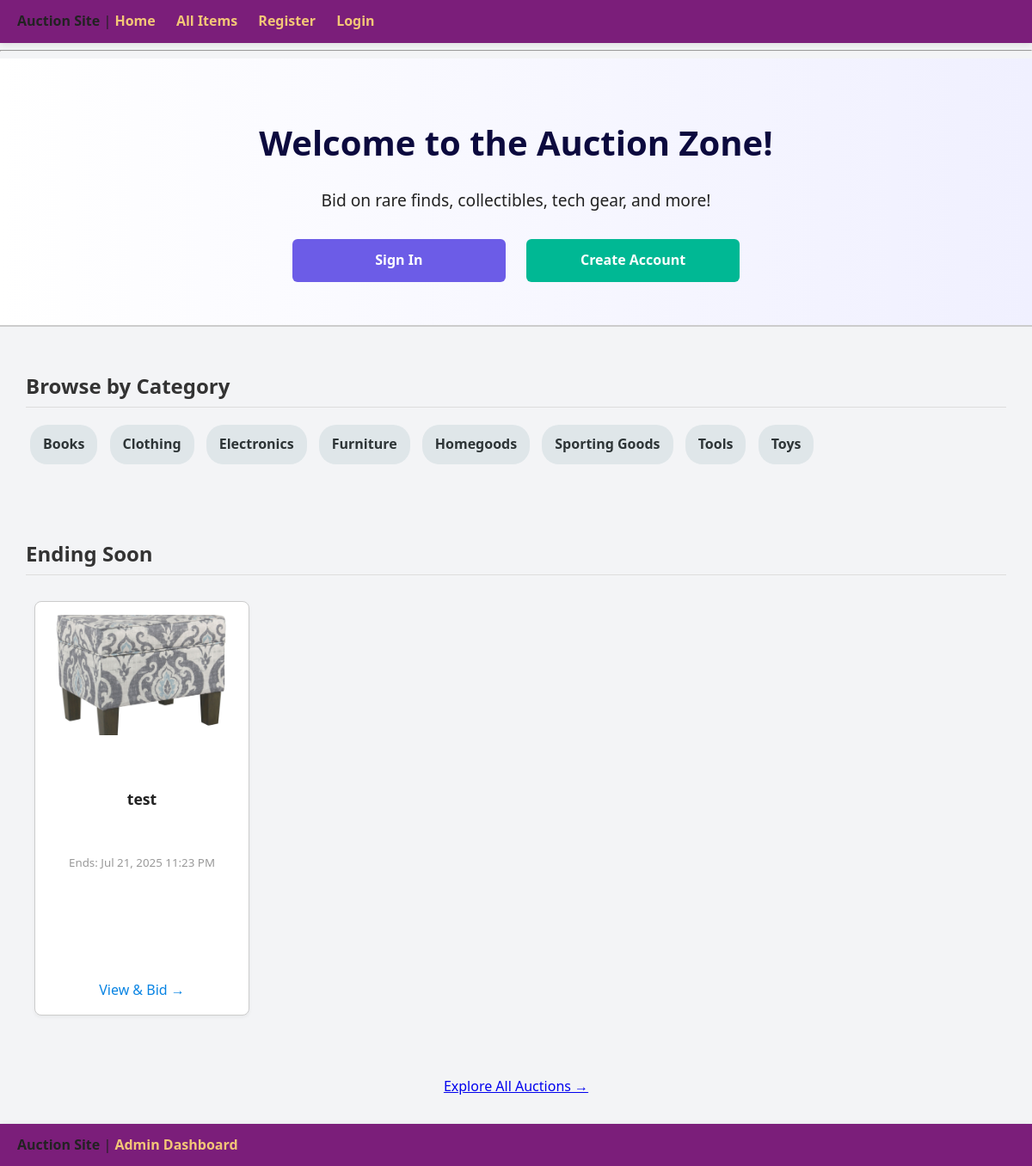
The page / on the database its author committed.
### tables this page shows
CREATE TABLE `categories` (
  `id` int(11) NOT NULL,
  `name` varchar(100) NOT NULL
);

CREATE TABLE `items` (
  `id` int(11) NOT NULL,
  `title` varchar(100) NOT NULL,
  `description` text DEFAULT NULL,
  `category_id` int(11) NOT NULL,
  `price` decimal(10,2) DEFAULT NULL,
  `user_id` int(11) DEFAULT NULL,
  `created_at` timestamp NOT NULL DEFAULT current_timestamp(),
  `start_time` datetime DEFAULT current_timestamp(),
  `end_time` datetime DEFAULT NULL,
  `image_path` varchar(255) DEFAULT NULL,
  `status` enum('active','ended','sold') DEFAULT 'active',
  `winner_user_id` int(11) DEFAULT NULL,
  `minimum_increment` decimal(10,2) DEFAULT 0.01
);

### index.php (the view, shortened to what this page needs)
<?php
include 'connection.php';
include 'header.php';
$soon_stmt = $conn->prepare("
    SELECT id, title, image_path, end_time
    FROM items
    WHERE end_time > NOW()
    ORDER BY end_time ASC
    LIMIT 4
");
$soon_stmt->execute();
$soon_items = $soon_stmt->get_result();
$cat_result = $conn->query("SELECT id, name FROM categories ORDER BY name");
?>
<div class="hero">
  <h1>Welcome to the Auction Zone!</h1>
  <p>Bid on rare finds, collectibles, tech gear, and more!</p>
  <?php if (!isset($_SESSION['user_id'])): ?>
    <a href="login.php" class="login-btn">Sign In</a>
    <a href="register.php" class="register-btn">Create Account</a>
  <?php else: ?>
    <a href="all_items.php" class="login-btn">Browse All Auctions</a>
    <a href="my_items.php" class="register-btn">My Listings</a>
  <?php endif; ?>
</div>
<div class="section">
  <h2>Browse by Category</h2>
  <?php while ($cat = $cat_result->fetch_assoc()): ?>
    <a href="all_items.php?category=<?= $cat['id'] ?>" class="category-link">
      <?= htmlspecialchars($cat['name']) ?>
    </a>
  <?php endwhile; ?>
</div>
<div class="section">
  <h2>Ending Soon</h2>
  <div class="grid">
    <?php while ($item = $soon_items->fetch_assoc()): ?>
      <div class="card">
        <?php if (!empty($item['image_path']) && file_exists($item['image_path'])): ?>
          <img src="<?= $item['image_path'] ?>" alt="Auction Image">
        <?php endif; ?>
        <div class="card-title"><?= htmlspecialchars($item['title']) ?></div>
        <small>Ends: <?= date("M d, Y g:i A", strtotime($item['end_time'])) ?></small>
        <br>
        <a href="item.php?id=<?= $item['id'] ?>">View & Bid →</a>
      </div>
    <?php endwhile; ?>
  </div>
</div>
<p style="text-align:center; margin: 30px;">
  <a href="all_items.php">Explore All Auctions →</a>
</p>
<?php include 'footer.php'; ?>

### header.php (shortened to what this page needs)
<!DOCTYPE html>
<html>
<head>
  <link rel="stylesheet" href="style.css">
</head>
<body>
<nav>
  <strong>Auction Site</strong> |
  <a href="index.php">Home</a>
  <a href="all_items.php">All Items</a>
  <?php if (isset($_SESSION['user_id'])): ?>
    <a href="my_bids.php">My Bids</a>
    <a href="my_items.php">My Listings</a>
    <a href="add_item.php">Add Item</a>
    <a href="profile.php">My Profile</a>
    <a href="logout.php">Logout</a>
  <?php else: ?>
    <a href="register.php">Register</a>
    <a href="login.php">Login</a>
  <?php endif; ?>
</nav>
<hr>

### footer.php
</body>
<nav>
  <strong>Auction Site</strong> |
  <a href="admin_login.php">Admin Dashboard</a>
</nav>
</html>

### style.css (style rules this page uses)
:root { --russian-violet: #0c0a3e; --purple: #7b1e7a; --raspberry-rose: #b33f62; --bittersweet: #f9564f; --sunset: #f3c677; --light-gray: #f5f5f5; --text-dark: #222; --border-radius: 10px; --box-shadow: 0 2px 8px rgba(0, 0, 0, 0.1); }
body { font-family: 'Segoe UI', Tahoma, Geneva, Verdana, sans-serif; margin: 0; padding: 0; background-color: var(--light-gray); color: var(--text-dark); line-height: 1.6; }
nav { background-color: var(--purple); padding: 12px 20px; box-shadow: var(--box-shadow); }
nav a { color: var(--sunset); margin-right: 20px; font-weight: bold; font-size: 16px; text-decoration: none; }
h1, h2, h3 { color: var(--russian-violet); }
.login-btn, .register-btn { background-color: var(--bittersweet); color: white; padding: 12px 20px; margin: 10px; border-radius: var(--border-radius); text-decoration: none; font-weight: bold; font-size: 16px; display: inline-block; min-width: 200px; text-align: center; transition: background-color 0.3s ease; }
.card, .item-card { background: white; border-radius: var(--border-radius); box-shadow: var(--box-shadow); padding: 15px; margin: 10px; transition: transform 0.2s; height: 450px; display: flex; flex-direction: column; justify-content: space-between; }

### index.php (style rules this page uses)
body { background-color: #f3f4f6; font-family: 'Segoe UI', sans-serif; }
.hero { background: linear-gradient(to right, #fff, #f0f0ff); padding: 40px; text-align: center; border-bottom: 2px solid #ccc; }
.hero h1 { font-size: 2.5rem; margin-bottom: 10px; }
.hero p { font-size: 1.2rem; margin-bottom: 20px; }
.hero a { display: inline-block; margin: 10px; padding: 12px 24px; font-size: 16px; text-decoration: none; border-radius: 6px; }
.login-btn { background-color: #6c5ce7; color: white; }
.register-btn { background-color: #00b894; color: white; }
.section { padding: 30px; max-width: 1200px; margin: auto; }
.section h2 { margin-bottom: 15px; color: #333; border-bottom: 1px solid #ddd; padding-bottom: 5px; }
.grid { display: grid; grid-template-columns: repeat(auto-fill, minmax(220px, 1fr)); gap: 20px; margin-top: 20px; }
.card { background: white; padding: 15px; border-radius: 8px; text-align: center; border: 1px solid #ccc; box-shadow: 0 2px 4px rgba(0,0,0,0.05); }
.card img { max-width: 100%; max-height: 140px; object-fit: cover; margin-bottom: 10px; border-radius: 4px; }
.card-title { font-weight: bold; font-size: 1.1rem; margin: 5px 0; }
.card small { color: #999; }
.card a { display: inline-block; margin-top: 10px; color: #0984e3; text-decoration: none; }
.category-link { background-color: #dfe6e9; padding: 10px 15px; border-radius: 20px; display: inline-block; margin: 5px; color: #2d3436; text-decoration: none; font-weight: bold; }

### rows shown on the page
categories: name "Books"
categories: name "Clothing"
categories: name "Electronics"
categories: name "Furniture"
categories: name "Homegoods"
categories: name "Sporting Goods"
categories: name "Tools"
categories: name "Toys"
items: image_path (picture), title "test", end_time "Jul 21, 2025 11:23 PM"
